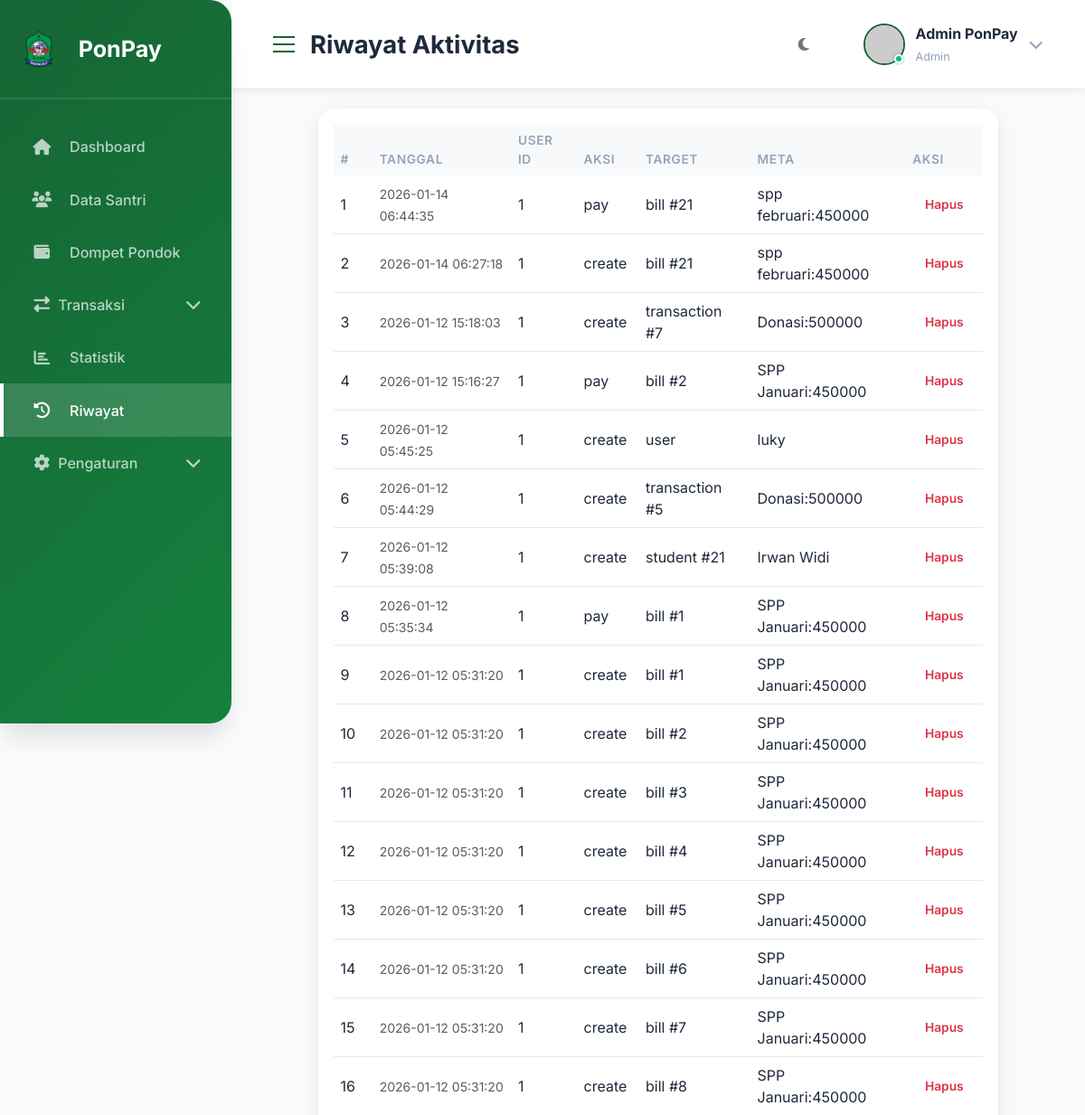
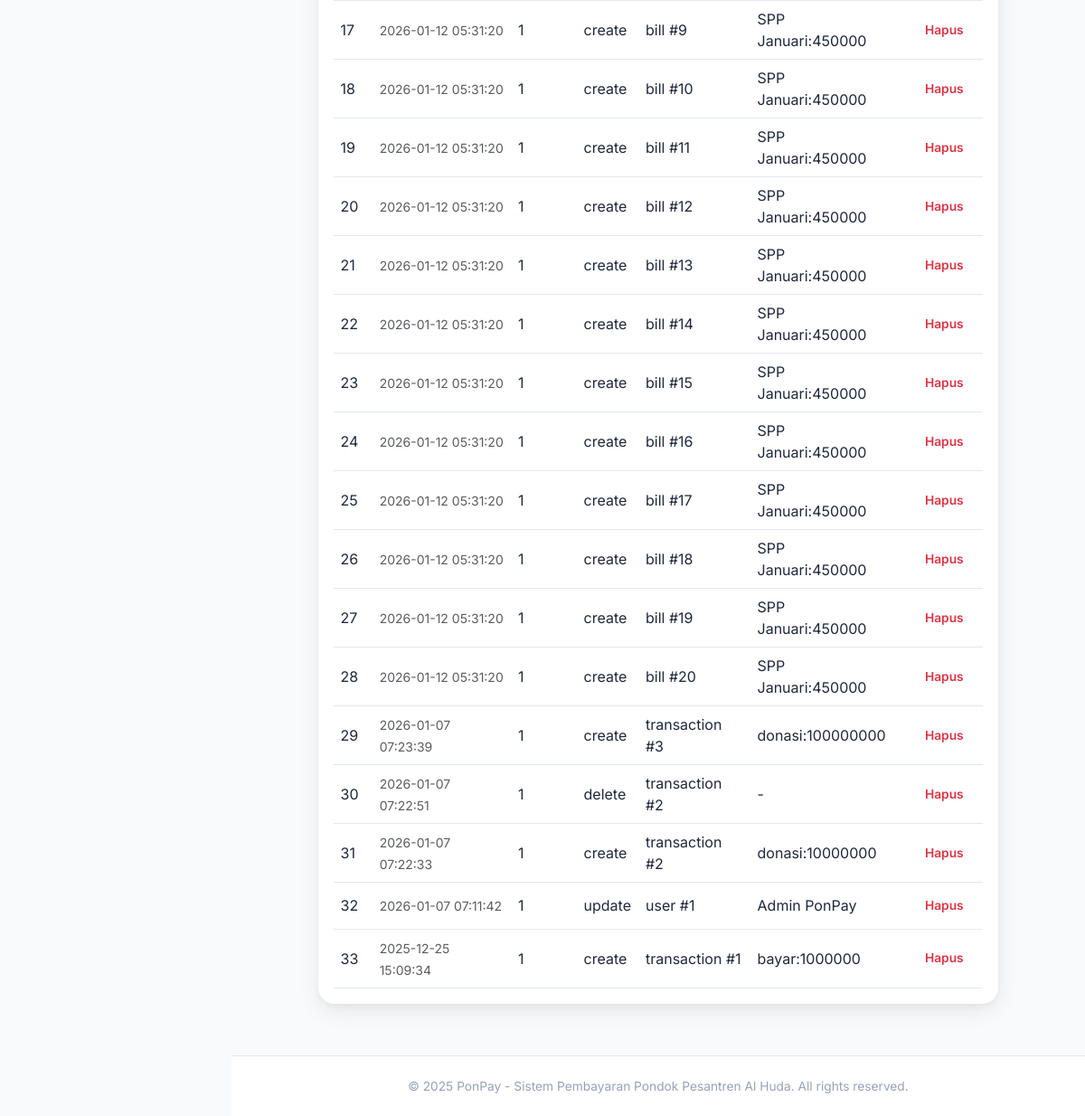
Before: /history/ with the older database file (2 pictures, top to bottom).
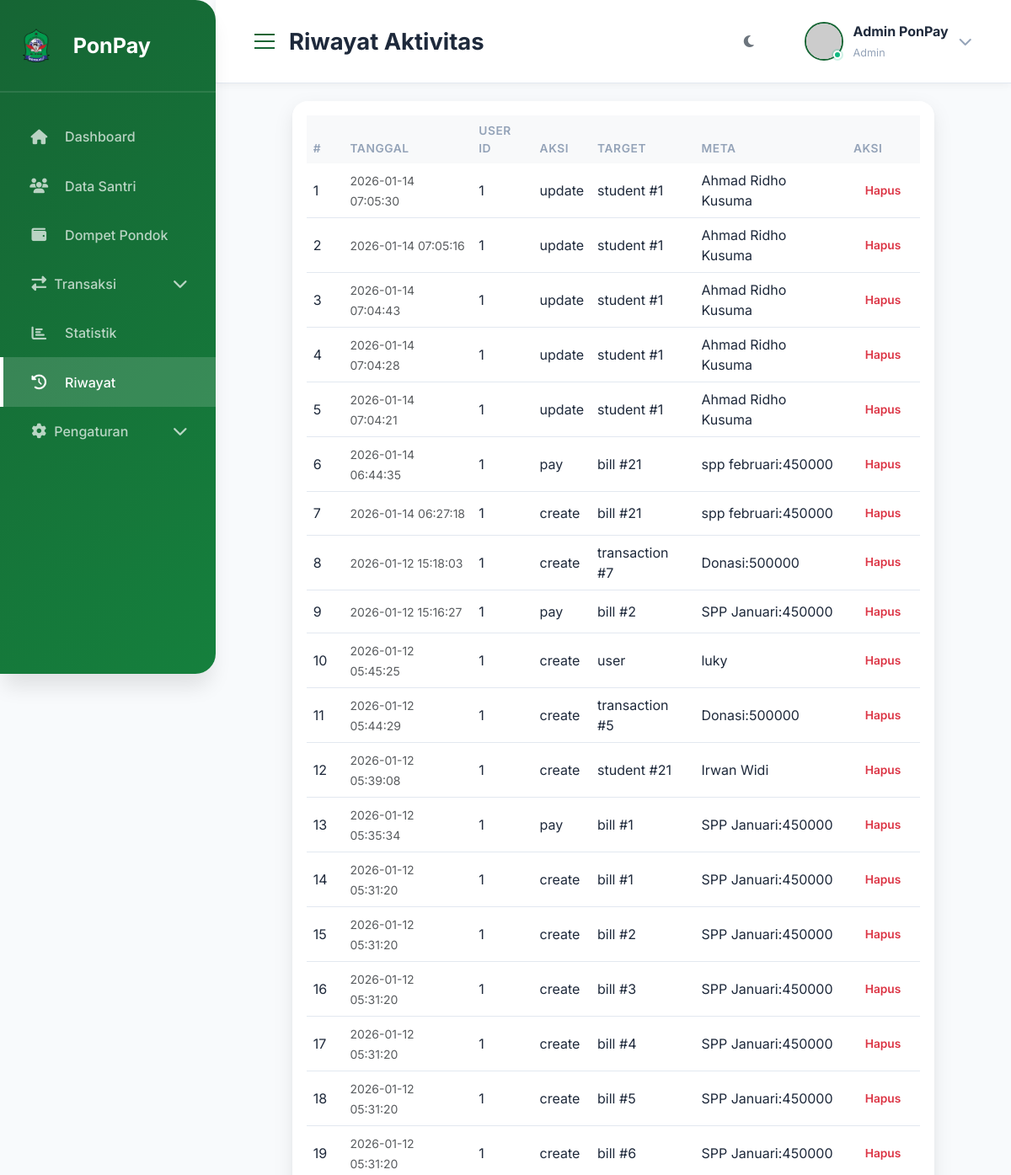
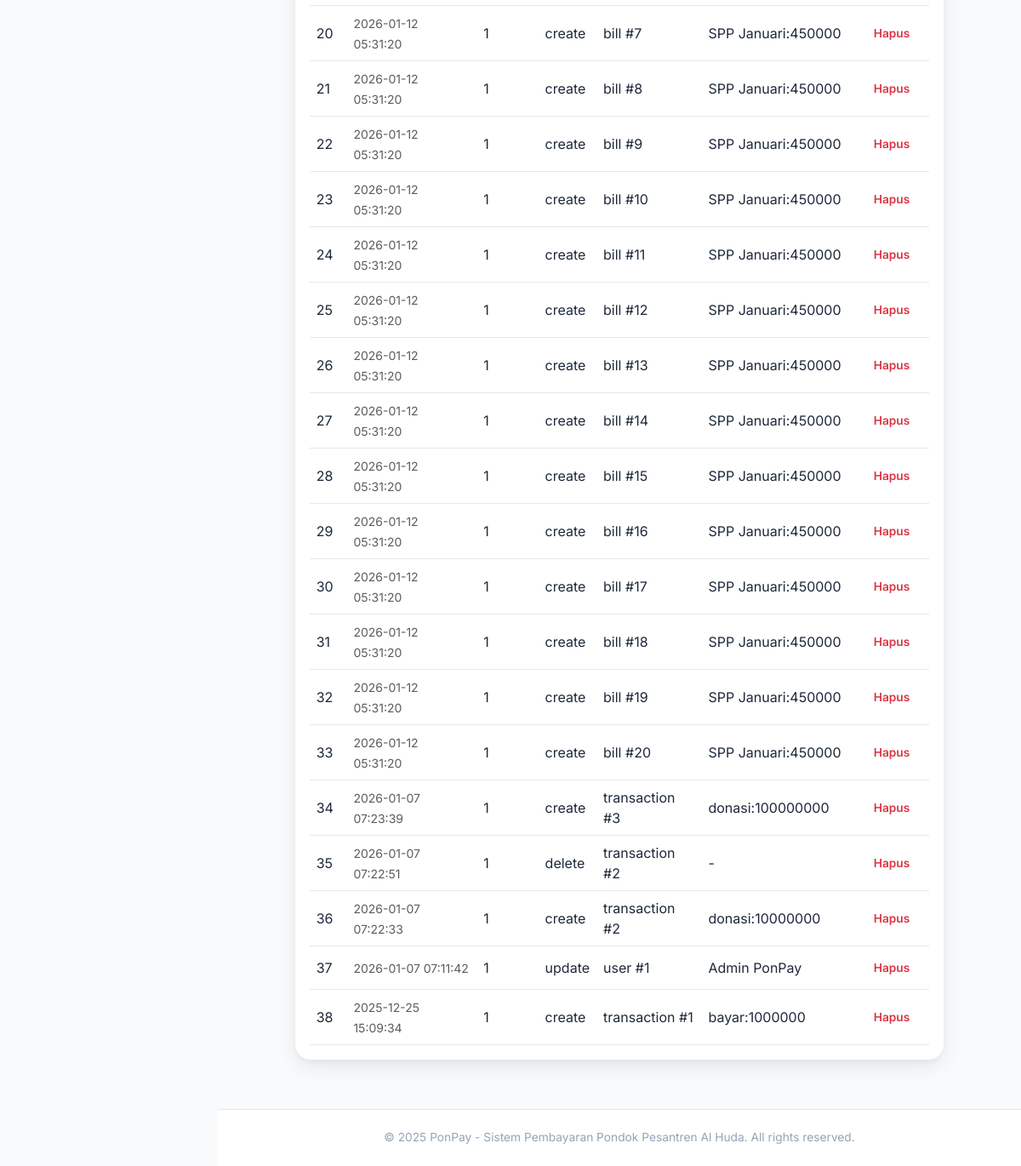
After: the same page with the newer database file (2 pictures, top to bottom).
### tables this page shows
CREATE TABLE history (
            id INTEGER PRIMARY KEY AUTOINCREMENT,
            user_id INTEGER,
            action TEXT NOT NULL,
            target_type TEXT,
            target_id INTEGER,
            meta TEXT,
            created_at TIMESTAMP DEFAULT CURRENT_TIMESTAMP
        );

### routes.py (the view)
@history_bp.route('/')
def index():
    entries = get_history(500)
    entries = [dict(e) for e in entries] if entries else []
    return render_template('history.html', entries=entries)

### db.py (called while the page is built)
def get_db():
    if 'db' not in g:
        g.db = sqlite3.connect(current_app.config['DATABASE'])
        g.db.row_factory = sqlite3.Row  # Enable column access by name
    return g.db

def query_db(query, args=(), one=False):
    cursor = get_db().cursor()
    cursor.execute(query, args)
    rv = cursor.fetchall()
    cursor.close()
    return (rv[0] if rv else None) if one else rv

def get_history(limit=200):
    return query_db('SELECT * FROM history ORDER BY created_at DESC LIMIT ?', (limit,))

### templates/history.html (shortened to what this page needs)
{% extends 'base.html' %}
{% block page_title %}Riwayat Aktivitas{% endblock %}
{% block content %}
<div class="container-fluid">
    <div class="card">
        <div class="card-body">
            <div class="table-responsive">
                <table class="table table-hover mb-0">
                    <thead class="table-light">
                        <tr>
                            <th style="width:6%">#</th>
                            <th>Tanggal</th>
                            <th>User ID</th>
                            <th>Aksi</th>
                            <th>Target</th>
                            <th>Meta</th>
                            <th style="width:12%">Aksi</th>
                        </tr>
                    </thead>
                    <tbody>
                        {% if entries %}
                            {% for e in entries %}
                            <tr>
                                <td>{{ loop.index }}</td>
                                <td><small class="text-muted">{{ e.created_at }}</small></td>
                                <td>{{ e.user_id or '-' }}</td>
                                <td>{{ e.action }}</td>
                                <td>{{ e.target_type or '-' }} {% if e.target_id %}#{{ e.target_id }}{% endif %}</td>
                                <td>{{ e.meta or '-' }}</td>
                                <td>
                                    <form action="{{ url_for('history.delete', entry_id=e.id) }}" method="POST" onsubmit="return confirm('Yakin hapus entri ini?');">
                                        <button class="btn btn-sm btn-outline-danger">Hapus</button>
                                    </form>
                                </td>
                            </tr>
                            {% endfor %}
                        {% else %}
                            <tr>
                                <td colspan="7" class="text-center text-muted py-4">Belum ada aktivitas</td>
                            </tr>
                        {% endif %}
                    </tbody>
                </table>
            </div>
        </div>
    </div>
</div>
{% endblock %}

### templates/base.html (shortened to what this page needs)
<!DOCTYPE html>
<html lang='id'>
<head>
  <link href='https://cdn.jsdelivr.net/npm/bootstrap@5.3.0/dist/css/bootstrap.min.css' rel='stylesheet' />
  <link rel='stylesheet' href='https://cdnjs.cloudflare.com/ajax/libs/font-awesome/6.4.0/css/all.min.css' />
  <link rel='stylesheet' href='{{ url_for('static', filename='css/style.css' ) }}' />
</head>
<body>
  <div class='wrapper d-flex'>
    <nav class='sidebar' id='sidebar' aria-hidden='false'>
      <div class='sidebar-header'>
        <div class='logo-section'>
          <img src='{{ url_for('static', filename='images/logo.png' ) }}' alt='Logo Al Huda' style='
                width: 40px;
                height: 40px;
                margin-right: 10px;
                border-radius: 8px;
                object-fit: contain;
              ' />
          <h5>PonPay</h5>
        </div>
      </div>
      <ul class='nav flex-column sidebar-nav' id='sidebarNav'>
        <li class='nav-item'>
          <a class='nav-link {% if request.endpoint == 'dashboard.index' %}active{% endif %}' href='{{ url_for('dashboard.index') }}'>
            <i class='fas fa-home'></i>
            <span>Dashboard</span>
          </a>
        </li>
        <li class='nav-item'>
          <a class='nav-link {% if request.endpoint == 'students.index' %}active{% endif %}' href='{{ url_for('students.index') }}'>
            <i class='fas fa-users'></i>
            <span>Data Santri</span>
          </a>
        </li>
        <li class='nav-item'>
          <a class='nav-link {% if request.endpoint == 'wallet.index' %}active{% endif %}' href='{{ url_for('wallet.index') }}'>
            <i class='fas fa-wallet'></i>
            <span>Dompet Pondok</span>
          </a>
        </li>
        <li class='nav-item'>
          <a class='nav-link d-flex justify-content-between align-items-center {% if request.endpoint and request.endpoint.startswith('transaction') %}active{% endif %}' data-bs-toggle='collapse' href='#nav-transaction' role='button'
            aria-expanded='false' aria-controls='nav-transaction'>
            <span><i class='fas fa-exchange-alt'></i>
              <span>Transaksi</span></span>
            <i class='fas fa-chevron-down'></i>
          </a>
        </li>
        <li class='nav-item'>
          <a class='nav-link {% if request.endpoint == 'statistics.index' %}active{% endif %}' href='{{ url_for('statistics.index') }}'>
            <i class='fas fa-chart-bar'></i>
            <span>Statistik</span>
          </a>
        </li>
        <li class='nav-item'>
          <a class='nav-link {% if request.endpoint == 'history.index' %}active{% endif %}' href='{{ url_for('history.index') }}'>
            <i class='fas fa-history'></i>
            <span>Riwayat</span>
          </a>
        </li>
        <li class='nav-item'>
          <a class='nav-link d-flex justify-content-between align-items-center {% if request.endpoint and request.endpoint.startswith('settings') %}active{% endif %}' data-bs-toggle='collapse' href='#nav-settings' role='button'
            aria-expanded='false' aria-controls='nav-settings'>
            <span><i class='fas fa-cog'></i> <span>Pengaturan</span></span>
            <i class='fas fa-chevron-down'></i>
          </a>
        </li>
      </ul>
    </nav>
    <div class='main-content'>
      <nav class='top-navbar'>
        <div class='navbar-left'>
          <button class='btn-sidebar-collapse d-none d-lg-block' id='sidebarCollapseBtn' aria-expanded='false'
            aria-controls='sidebar'>
            <i class='fas fa-bars'></i>
          </button>
          <h6 class='page-title'>
            {% block page_title %}Dashboard{% endblock %}
          </h6>
        </div>
        <div class='navbar-right'>
          <div class='user-profile d-flex align-items-center'>
            <button id='darkModeToggle' class='btn btn-outline-secondary me-2' aria-label='Toggle dark mode'
              title='Dark mode'>
              <i class='fas fa-moon'></i>
            </button>
            <div class='user-profile-inner d-flex align-items-center'>
              <div class='profile-avatar'>
                {% set avatar_name = session.get('full_name') or 'User' %}
                {% set avatar_fallback = ('https://ui-avatars.com/api/?name=' ~ avatar_name ~
                '&background=6366F1&color=fff') %}
                {% if session.get('profile_picture') %}
                <img
                  src="{{ url_for('static', filename=session['profile_picture']) }}?t={{ session.get('profile_picture_timestamp', 0) }}"
                  alt="Profile" onerror="this.src='{{ avatar_fallback }}'">
                {% else %}
                <img src="{{ avatar_fallback }}" alt="Profile" />
                {% endif %}
              </div>
              <div class='profile-info d-none d-md-block'>
                <p class='profile-name'>
                  {{ session.get('full_name', 'Admin PonPay') }}
                </p>
                <small class='profile-role'>{{ session.get('role', 'admin') }}</small>
              </div>
              <div class='dropdown'>
                <a class='dropdown-toggle' href='#' id='profileDropdown' role='button' data-bs-toggle='dropdown'>
                  <i class='fas fa-chevron-down'></i>
                </a>
              </div>
            </div>
          </div>
        </div>
      </nav>
      <div class='page-content'>{% block content %}{% endblock %}</div>
      <footer class='page-footer'>
        <p>
          &copy; 2025 PonPay - Sistem Pembayaran Pondok Pesantren Al Huda. All
          rights reserved.
        </p>
      </footer>
    </div>
  </div>
</body>
</html>

Changed rows visible on the page:
added history: created_at "2026-01-14 07:05:30", user "1", action "update", target_type "student", target_id "1", meta "Ahmad Ridho Kusuma"
added history: created_at "2026-01-14 07:05:16", user "1", action "update", target_type "student", target_id "1", meta "Ahmad Ridho Kusuma"
added history: created_at "2026-01-14 07:04:43", user "1", action "update", target_type "student", target_id "1", meta "Ahmad Ridho Kusuma"
added history: created_at "2026-01-14 07:04:28", user "1", action "update", target_type "student", target_id "1", meta "Ahmad Ridho Kusuma"
added history: created_at "2026-01-14 07:04:21", user "1", action "update", target_type "student", target_id "1", meta "Ahmad Ridho Kusuma"
